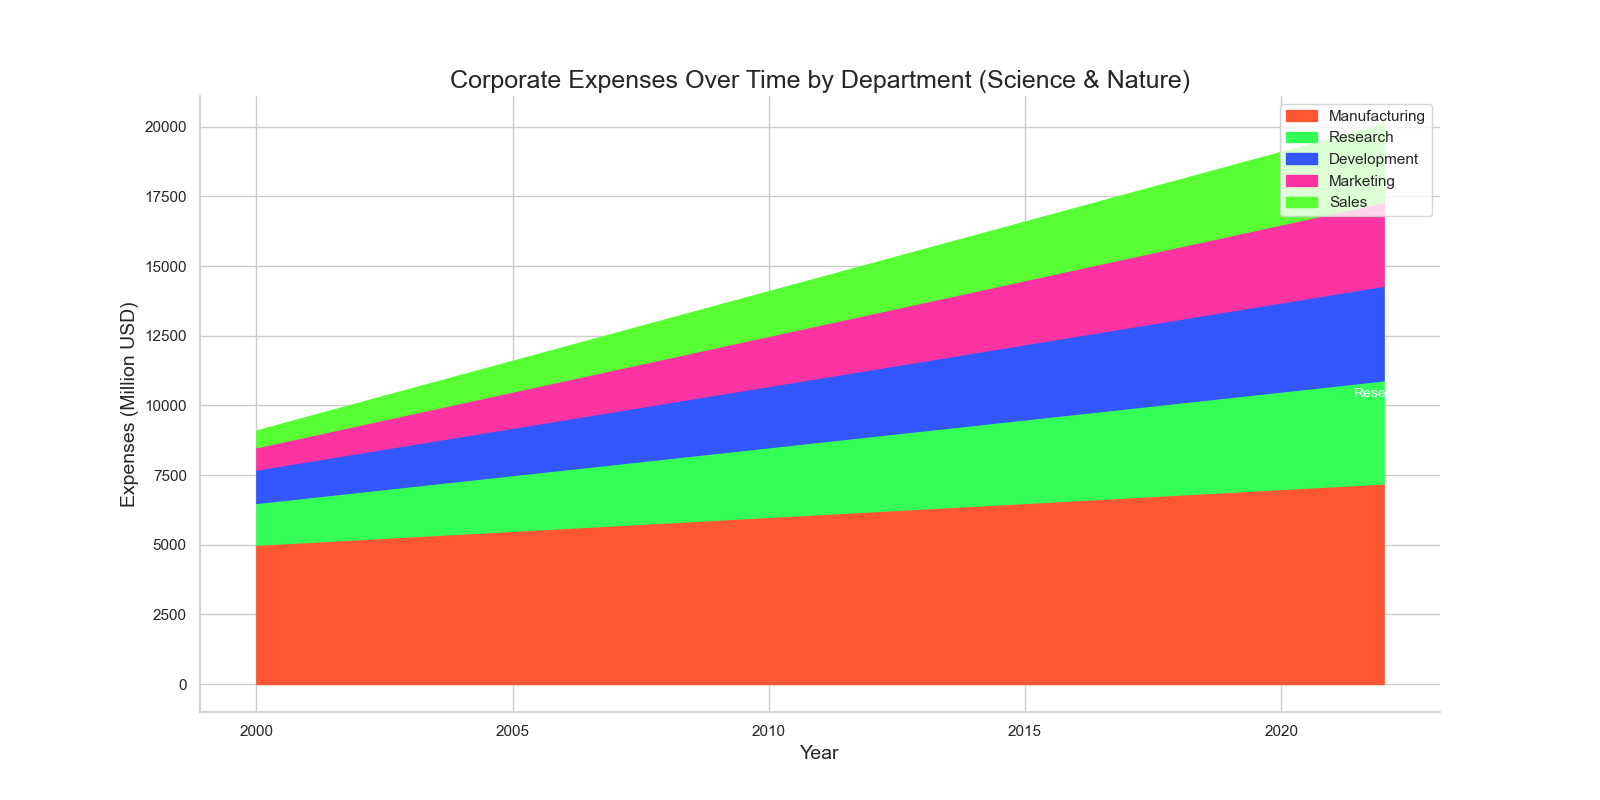

Generate this figure with Python:

import matplotlib.pyplot as plt
import pandas as pd
import seaborn as sns

# Data
data = {
    'Year': [i for i in range(2000, 2023)],
    'Manufacturing': [5000 + 100 * i for i in range(23)],
    'Research': [1500 + 100 * i for i in range(23)],
    'Development': [1200 + 100 * i for i in range(23)],
    'Marketing': [800 + 100 * i for i in range(23)],
    'Sales': [600 + 100 * i for i in range(23)],
}
df = pd.DataFrame(data)

# Melting the data to long format
df_melted = df.melt('Year', var_name='Sector', value_name='Expenses')

# Pivot for cumulative sum to stack the sectors on top of each other
df_melted['Cumulative'] = df_melted.groupby('Year')['Expenses'].cumsum()

# Plot
plt.figure(figsize=(16, 8))
colors = ["#FF5733", "#33FF57", "#3357FF", "#FF33A1", "#57FF33"]

# Loop to create the stacked area plot
for i, sector in enumerate(df_melted['Sector'].unique()):
    if i == 0:
        plt.fill_between(df['Year'], 0, df_melted[df_melted['Sector'] == sector]['Cumulative'], color=colors[i], label=sector)
    else:
        plt.fill_between(df['Year'], 
                         df_melted[df_melted['Sector'] == df_melted['Sector'].unique()[i-1]]['Cumulative'], 
                         df_melted[df_melted['Sector'] == sector]['Cumulative'], 
                         color=colors[i], label=sector)

# Annotating the last value of Research for example
last_year_data = df_melted[df_melted['Year'] == df['Year'].max()]
research_last_value = last_year_data[last_year_data['Sector'] == 'Research']['Cumulative'].values[0]
plt.text(df['Year'].max(), research_last_value - 500, "Research", verticalalignment='center', horizontalalignment='center', color="white", fontsize=10)

# Customizing the plot
plt.title("Corporate Expenses Over Time by Department (Science & Nature)", fontsize=18)
plt.xlabel("Year", fontsize=14)
plt.ylabel("Expenses (Million USD)", fontsize=14)
plt.legend(loc='upper right')
sns.despine()
plt.show()
